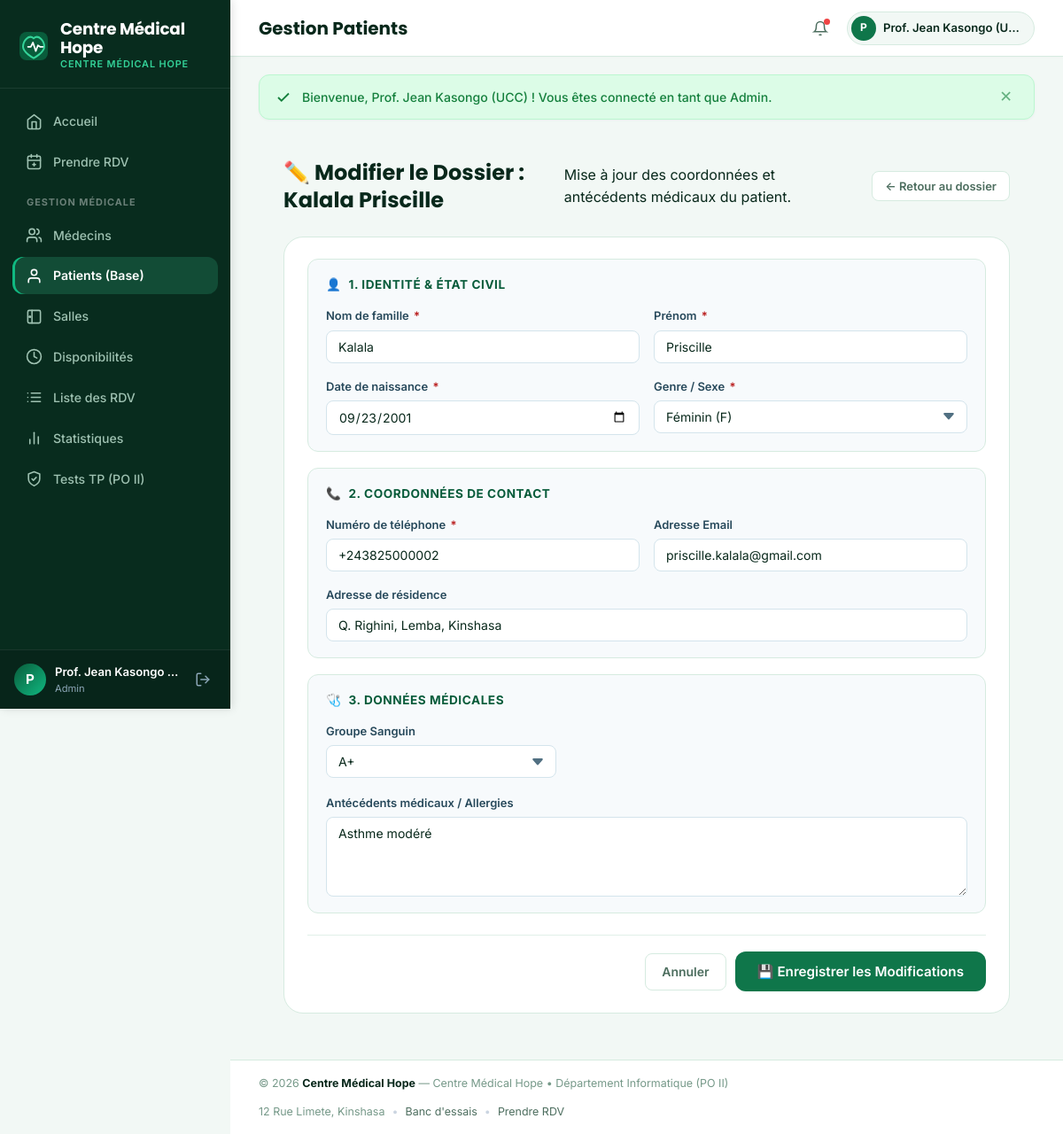
Page /patients/modifier.php?id=2 (signed in) on the committed database.
### tables this page shows
CREATE TABLE IF NOT EXISTS patients (
    id INT AUTO_INCREMENT PRIMARY KEY,
    nom VARCHAR(100) NOT NULL,
    prenom VARCHAR(100) NOT NULL,
    date_naissance DATE NOT NULL,
    sexe ENUM('M', 'F') NOT NULL,
    telephone VARCHAR(30) NOT NULL,
    email VARCHAR(150) NOT NULL,
    mot_de_passe VARCHAR(255) NULL,
    compte_actif TINYINT(1) NOT NULL DEFAULT 1,
    date_inscription DATETIME DEFAULT CURRENT_TIMESTAMP,
    adresse TEXT NULL,
    groupe_sanguin ENUM('A+', 'A-', 'B+', 'B-', 'AB+', 'AB-', 'O+', 'O-') NULL,
    antecedents TEXT NULL,
    date_creation DATETIME DEFAULT CURRENT_TIMESTAMP
);

### config/database.php (called while the page is built, shortened)
<?php
function e($string) {
    return htmlspecialchars($string ?? '', ENT_QUOTES, 'UTF-8');
}

### patients/modifier.php (the view, shortened to what this page needs)
<?php
require_once __DIR__ . '/../config/database.php';
$id = (int)($_GET['id'] ?? 0);
$stmt = $pdo->prepare("SELECT * FROM patients WHERE id = ?");
$stmt->execute([$id]);
$patient = $stmt->fetch();
$nom = $patient['nom'];
$prenom = $patient['prenom'];
$date_naissance = $patient['date_naissance'];
$sexe = $patient['sexe'];
$telephone = $patient['telephone'];
$email = $patient['email'];
$adresse = $patient['adresse'];
$groupe_sanguin = $patient['groupe_sanguin'];
$antecedents = $patient['antecedents'];
require_once __DIR__ . '/../includes/header.php';
?>
<div class="container" style="max-width: 860px;">
    <div class="page-header">
        <div class="page-header-left">
            <h2>✏️ Modifier le Dossier : <?= e($patient['nom']) ?> <?= e($patient['prenom']) ?></h2>
            <p>Mise à jour des coordonnées et antécédents médicaux du patient.</p>
        </div>
        <div class="page-header-actions">
            <a href="<?= BASE_URL ?>/patients/details.php?id=<?= $id ?>" class="btn btn-secondary btn-sm">
                ← Retour au dossier
            </a>
        </div>
    </div>
    <div class="card" style="box-shadow: var(--s-md);">
        <form method="POST" action="">
            <div class="form-section" style="margin-top: 0;">
                <div class="form-section-title">
                    <span>👤</span> 1. Identité & État Civil
                </div>
                <div class="form-row">
                    <div class="form-group" style="margin-bottom: 0;">
                        <label class="form-label">Nom de famille <span class="required">*</span></label>
                        <input type="text" name="nom" class="form-control" value="<?= e($nom) ?>" required>
                    </div>
                    <div class="form-group" style="margin-bottom: 0;">
                        <label class="form-label">Prénom <span class="required">*</span></label>
                        <input type="text" name="prenom" class="form-control" value="<?= e($prenom) ?>" required>
                    </div>
                </div>
                <div class="form-row" style="margin-top: 16px;">
                    <div class="form-group" style="margin-bottom: 0;">
                        <label class="form-label">Date de naissance <span class="required">*</span></label>
                        <input type="date" name="date_naissance" class="form-control" value="<?= e($date_naissance) ?>" required>
                    </div>
                    <div class="form-group" style="margin-bottom: 0;">
                        <label class="form-label">Genre / Sexe <span class="required">*</span></label>
                        <select name="sexe" class="form-control" required>
                            <option value="F" <?= $sexe === 'F' ? 'selected' : '' ?>>Féminin (F)</option>
                        </select>
                    </div>
                </div>
            </div>
            <div class="form-section">
                <div class="form-section-title">
                    <span>📞</span> 2. Coordonnées de Contact
                </div>
                <div class="form-row">
                    <div class="form-group" style="margin-bottom: 0;">
                        <label class="form-label">Numéro de téléphone <span class="required">*</span></label>
                        <input type="text" name="telephone" class="form-control" value="<?= e($telephone) ?>" required>
                    </div>
                    <div class="form-group" style="margin-bottom: 0;">
                        <label class="form-label">Adresse Email</label>
                        <input type="email" name="email" class="form-control" value="<?= e($email) ?>">
                    </div>
                </div>
                <div class="form-group" style="margin-top: 16px; margin-bottom: 0;">
                    <label class="form-label">Adresse de résidence</label>
                    <input type="text" name="adresse" class="form-control" value="<?= e($adresse) ?>">
                </div>
            </div>
            <div class="form-section">
                <div class="form-section-title">
                    <span>🩺</span> 3. Données Médicales
                </div>
                <div class="form-group">
                    <label class="form-label">Groupe Sanguin</label>
                    <select name="groupe_sanguin" class="form-control" style="max-width: 260px;">
                        <?php foreach (['A+', 'A-', 'B+', 'B-', 'AB+', 'AB-', 'O+', 'O-'] as $gs): ?>
                            <option value="<?= $gs ?>" <?= $groupe_sanguin === $gs ? 'selected' : '' ?>><?= $gs ?></option>
                        <?php endforeach; ?>
                    </select>
                </div>
                <div class="form-group" style="margin-bottom: 0;">
                    <label class="form-label">Antécédents médicaux / Allergies</label>
                    <textarea name="antecedents" class="form-control" style="min-height: 90px;"><?= e($antecedents) ?></textarea>
                </div>
            </div>
            <div class="form-actions">
                <a href="<?= BASE_URL ?>/patients/details.php?id=<?= $id ?>" class="btn btn-secondary">Annuler</a>
                <button type="submit" class="btn btn-primary btn-lg">
                    💾 Enregistrer les Modifications
                </button>
            </div>
        </form>
    </div>
</div>
<?php require_once __DIR__ . '/../includes/footer.php'; ?>

### assets/css/style.css (style rules this page uses)
:root { --sidebar-bg: #082c1e; --sidebar-hover: #0d3c2a; --sidebar-active: #124c36; --sidebar-border: rgba(255, 255, 255, 0.08); --sidebar-text: #9fc2b2; --sidebar-text-hi: #ffffff; --teal-700: #06432b; --teal-600: #095c3b; --teal-500: #0f764a; --teal-400: #169b62; --teal-300: #22c55e; --teal-100: #d1fae5; --teal-50: #ecfdf5; --page-bg: #f2f8f5; --card-bg: #ffffff; --card-border: #d6ebe0; --card-border-alt: #c8e4d4; --text-main: #08281b; --text-muted: #4d6e5f; --text-light: #769989; --border-subtle: #e1f0e8; --green-bg: #dcfce7; --green-text: #15803d; --green-border: #bbf7d0; --red-bg: #fee2e2; --red-text: #b91c1c; --red-border: #fecaca; --amber-bg: #fef3c7; --amber-text: #b45309; --amber-border: #fde68a; --blue-bg: #e6f7ef; --blue-text: #095c3b; --blue-border: #a7f3d0; --r-xs: 4px; --r-sm: 8px; --r-md: 12px; --r-lg: 16px; --r-xl: 22px; --r-full: 9999px; --shadow-sm: 0 1px 3px rgba(9, 34, 49, 0.04); --shadow-md: 0 4px 12px rgba(9, 34, 49, 0.05); --shadow-lg: 0 10px 24px rgba(9, 34, 49, 0.08); --t-fast: all 0.15s ease; --t-base: all 0.22s cubic-bezier(0.4, 0, 0.2, 1); --border-color: #d6ebe0; --border: #e1f0e8; --text-primary: #08281b; --text-secondary: #4d6e5f; --primary: #0f764a; --success-light: #dcfce7; --info-light: #e6f7ef; --danger-light: #fee2e2; --warning-light: #fef3c7; --grad-teal: linear-gradient(135deg, #095c3b, #10b981); }
*, *::before, *::after { box-sizing: border-box; margin: 0; padding: 0; }
html { font-size: 16px; scroll-behavior: smooth; }
body.app-body { font-family: 'Inter', -apple-system, BlinkMacSystemFont, 'Segoe UI', Roboto, sans-serif; background-color: var(--page-bg); color: var(--text-main); line-height: 1.55; min-height: 100vh; -webkit-font-smoothing: antialiased; margin: 0; padding: 0; }
h1, h2, h3, h4, h5, h6 { font-family: 'Poppins', 'Inter', sans-serif; font-weight: 700; color: var(--text-main); line-height: 1.3; }
a { color: var(--teal-500); text-decoration: none; transition: var(--t-fast); }
.btn { display: inline-flex; align-items: center; justify-content: center; gap: 8px; padding: 9px 18px; font-size: 0.875rem; font-weight: 600; font-family: inherit; border-radius: var(--r-sm); border: 1.5px solid transparent; cursor: pointer; transition: var(--t-fast); text-decoration: none; white-space: nowrap; }
.btn-primary { background-color: var(--teal-500); color: #ffffff !important; }
.btn-secondary { background: #ffffff; color: var(--text-muted); border-color: var(--card-border); }
.btn-sm { padding: 6px 14px; font-size: 0.8125rem; }
.btn-lg { padding: 12px 24px; font-size: 0.95rem; border-radius: var(--r-md); }
.card { background-color: var(--card-bg); border: 1px solid var(--card-border); border-radius: var(--r-xl); padding: 24px 26px; box-shadow: var(--shadow-sm); margin-bottom: 24px; }
.form-group { margin-bottom: 18px; }
.form-label { display: block; font-size: 0.8125rem; font-weight: 600; color: #27495b; margin-bottom: 6px; }
.required { color: var(--red-text); margin-left: 2px; }
.form-control { display: block; width: 100%; padding: 9px 13px; font-size: 0.88rem; font-family: inherit; color: var(--text-main); background-color: #ffffff; border: 1.5px solid #d4e4ec; border-radius: var(--r-sm); transition: var(--t-fast); }
.form-control::placeholder { color: #9cb4c2; }
select.form-control { background-repeat: no-repeat; background-position: right 12px center; padding-right: 36px; appearance: none; }
textarea.form-control { min-height: 90px; resize: vertical; }
.form-row { display: grid; grid-template-columns: repeat(auto-fit, minmax(220px, 1fr)); gap: 16px; }
.form-actions { display: flex; align-items: center; justify-content: flex-end; gap: 10px; margin-top: 24px; padding-top: 18px; border-top: 1px solid var(--border-subtle); }
.form-section { background-color: #f7fafc; border: 1px solid var(--card-border); border-radius: var(--r-md); padding: 18px 20px; margin: 18px 0; }
.form-section-title { font-size: 0.85rem; font-weight: 700; color: var(--teal-600); text-transform: uppercase; letter-spacing: 0.04em; margin-bottom: 14px; display: flex; align-items: center; gap: 8px; }
.container { width: 100%; max-width: 1200px; margin: 0 auto; padding: 0 20px; }
.page-header { display: flex; align-items: center; justify-content: space-between; gap: 20px; margin-bottom: 26px; flex-wrap: wrap; }
.page-header-left { display: flex; align-items: center; gap: 16px; flex: 1; min-width: 0; }
.page-header-actions { display: flex; align-items: center; gap: 10px; flex-wrap: wrap; }

### rows in the picture
patients: nom "Kalala", prenom "Priscille", date_naissance "09/23/2001", sexe "Féminin (F)", telephone "+243825000002", email "priscille.kalala@gmail.com", adresse "Q. Righini, Lemba, Kinshasa", groupe_sanguin "A+", antecedents "Asthme modéré"

### other values in the picture
substr($_SESSION['utilisateur_nom'] ?? 'U', 0, 1) "P"
$_SESSION['utilisateur_nom'] "Prof. Jean Kasongo…"
$_SESSION['utilisateur_role'] "Admin"
$sectionName "Gestion Patients"
substr($_SESSION['utilisateur_nom'] ?? 'A', 0, 1) "P"
$_SESSION['utilisateur_nom'] "Prof. Jean Kasongo (U…"
$msg['text'] "Bienvenue, Prof. Jean Kasongo (UCC) ! Vous êtes connecté en tant que Admin."
